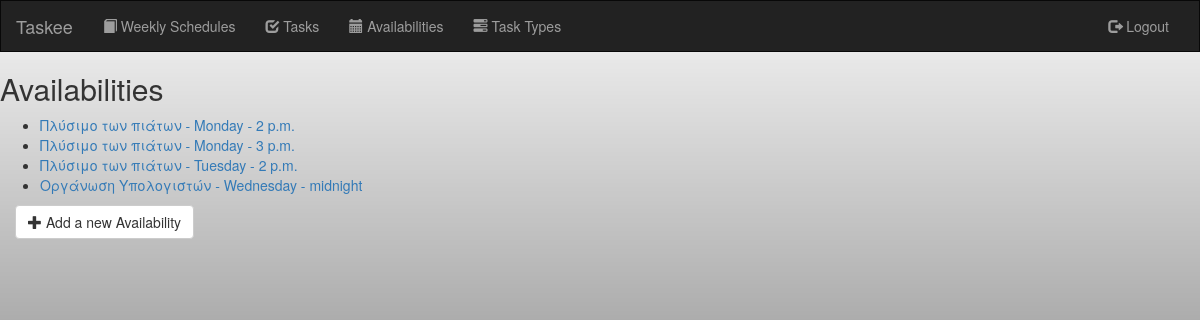
The page /availabilities/ (signed in) on the database as committed earlier.
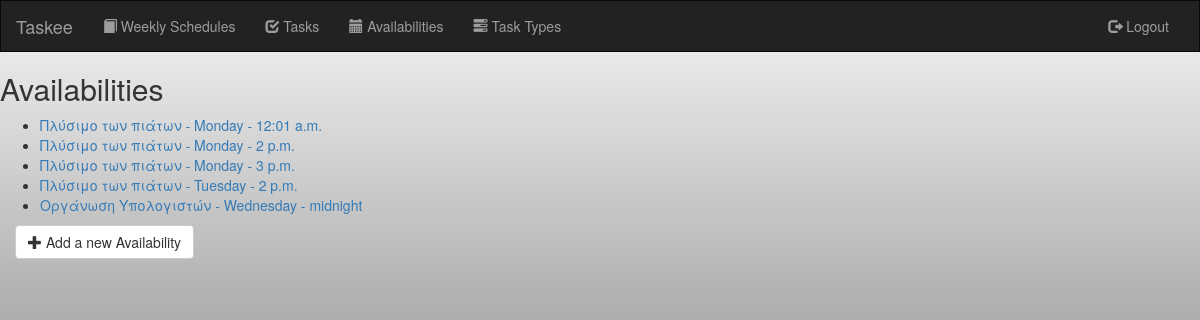
The same page on the database as committed later.
### taskmanager/models.py (models this page shows, shortened)
class Availability(models.Model):
    user = models.ForeignKey(User, on_delete=models.CASCADE)
    task = models.ForeignKey(Task, on_delete=models.CASCADE, default=1)
    instanceId = models.IntegerField(default=1)
    day = models.ForeignKey(Day, on_delete=models.CASCADE, default=1)
    startingTime = models.TimeField()
    endingTime = models.TimeField()
    priority = models.IntegerField(default=1)

class Task(models.Model):
    user = models.ForeignKey(User, on_delete=models.CASCADE)
    name = models.CharField(max_length=250)
    type = models.ForeignKey(TaskType, on_delete=models.CASCADE, default=1)
    place = models.CharField(max_length=250)
    notes = models.CharField(max_length=1000)

class Day(models.Model):
    name = models.CharField(max_length=9)
    def __str__(self): return self.name

### taskmanager/views.py (the view)
# urls.py: url(r'^availabilities/$', views.AvailabilitiesView.as_view(), name='availabilityView'),
class AvailabilitiesView(LoginRequiredMixin, generic.ListView):
    template_name = 'taskmanager/availabilitiesView.html'
    context_object_name = 'availability_list'
    login_url = '/login/'
    def get_queryset(self):
        return Availability.objects.filter(user=self.request.user).order_by('day', 'startingTime')

### templates/taskmanager/availabilitiesView.html (shortened to what this page needs)
{% extends 'base.html' %}
{% block body %}
    <h2>Availabilities</h2>
    <ul>
        {% for availability in availability_list %}
            <li><a href="{% url 'taskmanager:availabilityDetails' availability.id %}">{{ availability.task.name }}
                - {{ availability.day }} - {{ availability.startingTime }}</a></li>
        {% endfor %}
    </ul>
    <div class="form-group">
        <div class="col-lg-4">
            <a href="{% url 'taskmanager:availability-add' %}">
                <button type="submit" class="btn btn-default"><span class="glyphicon glyphicon-plus"></span> Add a new
                    Availability
                </button>
            </a>
        </div>
    </div>
{% endblock %}

Rows that differ between the two databases and show on the page:
added Availability: task.name "Πλύσιμο των πιάτων", day "Monday", startingTime "12:01 a.m."
